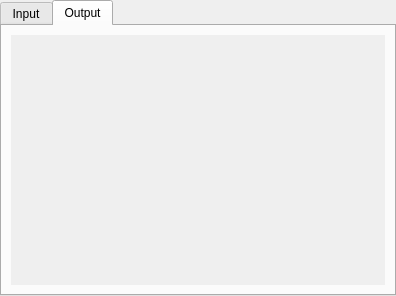
<?xml version="1.0" encoding="UTF-8"?>
<ui version="4.0">
 <class>SettingsTabWidget</class>
 <widget class="QTabWidget" name="SettingsTabWidget">
  <property name="geometry">
   <rect>
    <x>0</x>
    <y>0</y>
    <width>396</width>
    <height>296</height>
   </rect>
  </property>
  <property name="windowTitle">
   <string>TabWidget</string>
  </property>
  <property name="currentIndex">
   <number>1</number>
  </property>
  <widget class="QWidget" name="intab">
   <attribute name="title">
    <string>Input</string>
   </attribute>
   <layout class="QVBoxLayout" name="verticalLayout">
    <item>
     <widget class="QScrollArea" name="scrollArea_2">
      <property name="frameShape">
       <enum>QFrame::NoFrame</enum>
      </property>
      <property name="frameShadow">
       <enum>QFrame::Plain</enum>
      </property>
      <property name="widgetResizable">
       <bool>true</bool>
      </property>
      <widget class="QWidget" name="scrollAreaWidgetContents_2">
       <property name="geometry">
        <rect>
         <x>0</x>
         <y>0</y>
         <width>380</width>
         <height>259</height>
        </rect>
       </property>
       <layout class="QHBoxLayout" name="horizontalLayout_2">
        <property name="margin">
         <number>0</number>
        </property>
        <item>
         <widget class="live_widgets::InputDragWidget" name="frame_2">
          <property name="sizePolicy">
           <sizepolicy hsizetype="Preferred" vsizetype="Expanding">
            <horstretch>0</horstretch>
            <verstretch>0</verstretch>
           </sizepolicy>
          </property>
          <property name="frameShape">
           <enum>QFrame::NoFrame</enum>
          </property>
          <property name="frameShadow">
           <enum>QFrame::Plain</enum>
          </property>
         </widget>
        </item>
       </layout>
      </widget>
     </widget>
    </item>
   </layout>
  </widget>
  <widget class="QWidget" name="outtab">
   <attribute name="title">
    <string>Output</string>
   </attribute>
   <layout class="QVBoxLayout" name="verticalLayout_2">
    <item>
     <widget class="QScrollArea" name="scrollArea">
      <property name="frameShape">
       <enum>QFrame::NoFrame</enum>
      </property>
      <property name="frameShadow">
       <enum>QFrame::Plain</enum>
      </property>
      <property name="widgetResizable">
       <bool>true</bool>
      </property>
      <widget class="QWidget" name="scrollAreaWidgetContents">
       <property name="geometry">
        <rect>
         <x>0</x>
         <y>0</y>
         <width>380</width>
         <height>259</height>
        </rect>
       </property>
       <layout class="QHBoxLayout" name="horizontalLayout">
        <property name="margin">
         <number>0</number>
        </property>
        <item>
         <widget class="live_widgets::OutputDragWidget" name="frame">
          <property name="sizePolicy">
           <sizepolicy hsizetype="Preferred" vsizetype="Expanding">
            <horstretch>0</horstretch>
            <verstretch>0</verstretch>
           </sizepolicy>
          </property>
          <property name="frameShape">
           <enum>QFrame::NoFrame</enum>
          </property>
          <property name="frameShadow">
           <enum>QFrame::Plain</enum>
          </property>
         </widget>
        </item>
       </layout>
      </widget>
     </widget>
    </item>
   </layout>
  </widget>
 </widget>
 <customwidgets>
  <customwidget>
   <class>live_widgets::InputDragWidget</class>
   <extends>QFrame</extends>
   <header>live_widgets/iodragwidget.h</header>
   <container>1</container>
  </customwidget>
  <customwidget>
   <class>live_widgets::OutputDragWidget</class>
   <extends>QFrame</extends>
   <header>live_widgets/iodragwidget.h</header>
   <container>1</container>
  </customwidget>
 </customwidgets>
 <resources/>
 <connections/>
</ui>
